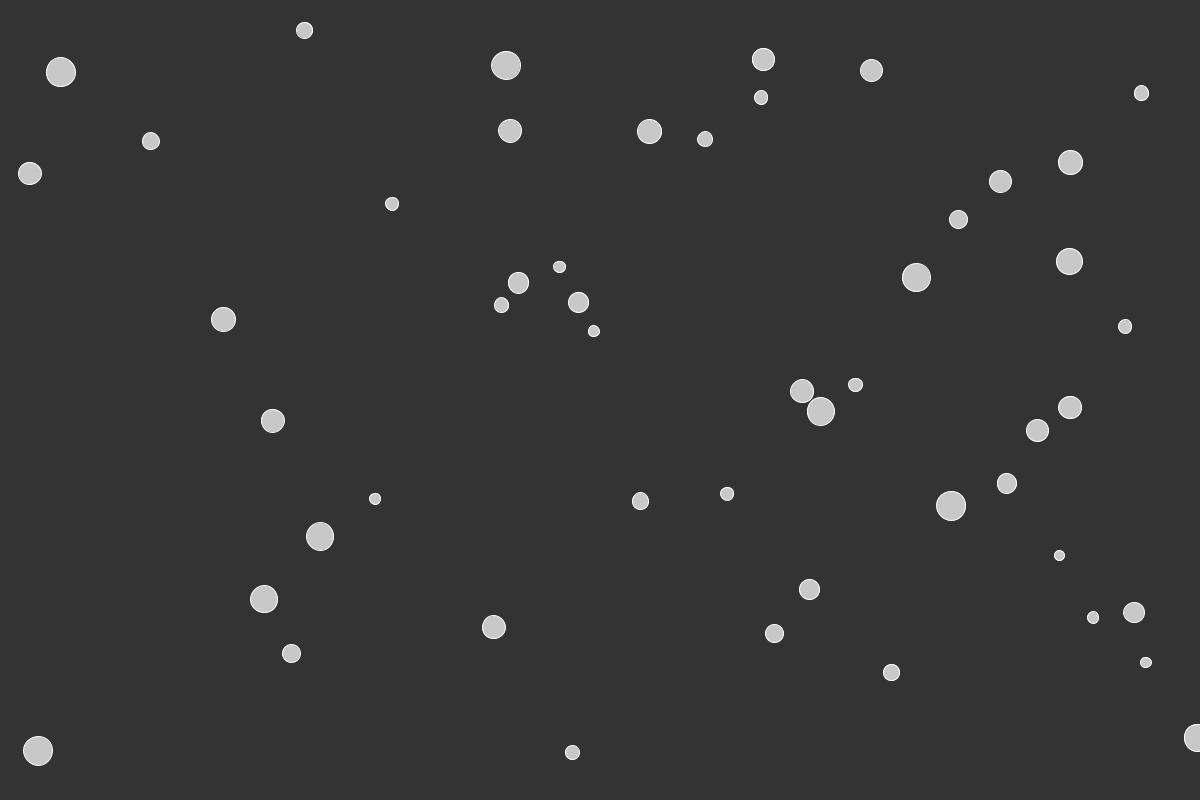
Frame 1 (no input)
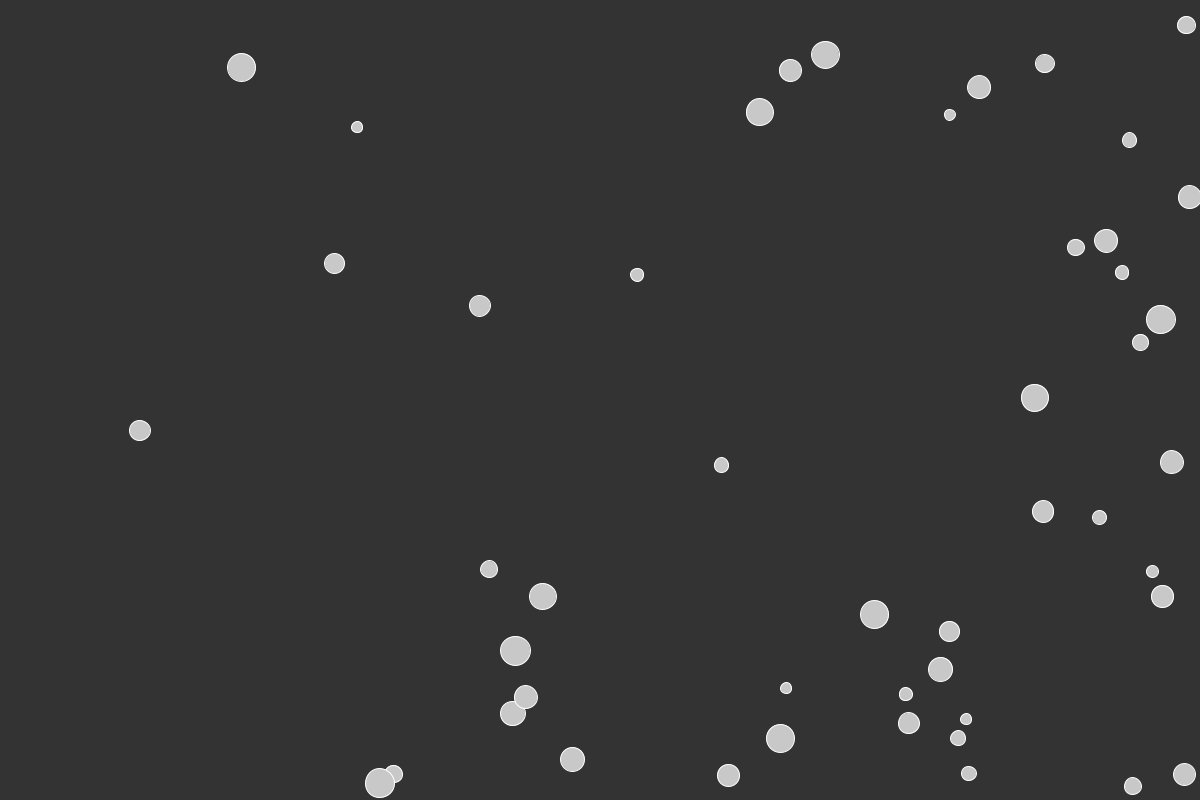
Frame 60 (the mouse pressed at the canvas centre just before this capture)
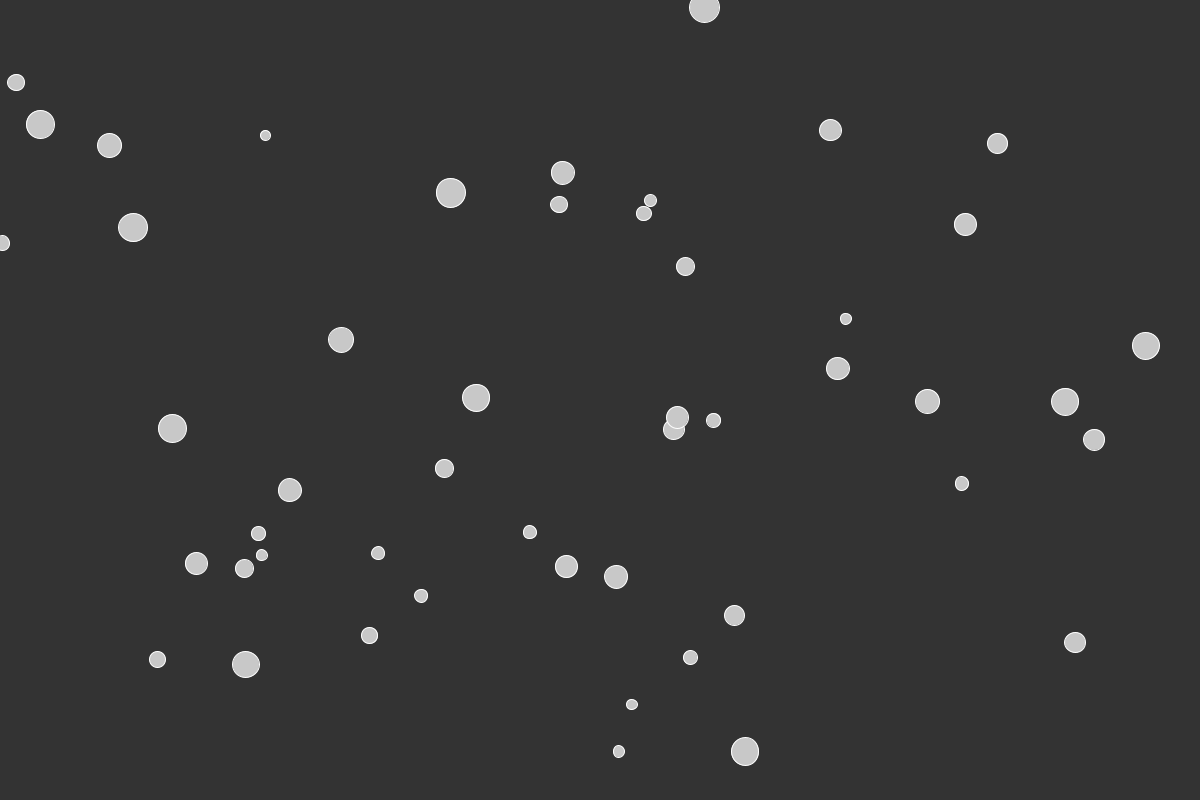
Frame 120 (the mouse held since frame 60 and released just before this capture)

The Processing sketch that drew these frames (run headless with seeded random() and noise(); from frame 60 on, the mouse is pressed at the canvas centre):

// Processing sketch: Main
// ── Main.pde
int bSize = 50;
Ball[] b = new Ball[bSize];
void setup() {
  size(1200, 800);
  for(int i=0;i<bSize;i++){
     b[i] = new Ball();
  }
}

void draw(){
   background(51);
   fill(200);
   stroke(255);
   for(int i=0;i<bSize;i++){
     b[i].initBouncing();
     b[i].drawBall();
   }
}

// ── Ball.pde
public class Ball{
  float circleY;
  float circleX;
  float lineX;
  float lineY;
  float ySpeed;
  float xSpeed;
  float size;
  
  Ball(){
     circleY = (random(0, height));
     circleX = (random(0, width));
     this.ySpeed = random(5, 20);
     this.xSpeed = random(5, 20);
     this.size = random(10, 30);
  }
  
  public void drawBall(){
      ellipse(circleX, circleY, size, size);
  }
  
  public void drawLTF(){
      line(lineX, lineY, circleX, circleY);
      line(width, 0, circleX, circleY);
      line(0, height, circleX, circleY);
      line(width, height, circleX, circleY); 
  }
  
  void initBouncing(){
      circleX = circleX += xSpeed;
      circleY = circleY += ySpeed;
      if(circleY > height || circleY < 0){
          ySpeed = ySpeed * -1;
          drawBall();
      }
      if(circleX > width || circleX < 0){
          xSpeed = xSpeed * -1;
          drawBall();
      }
  }  

}
